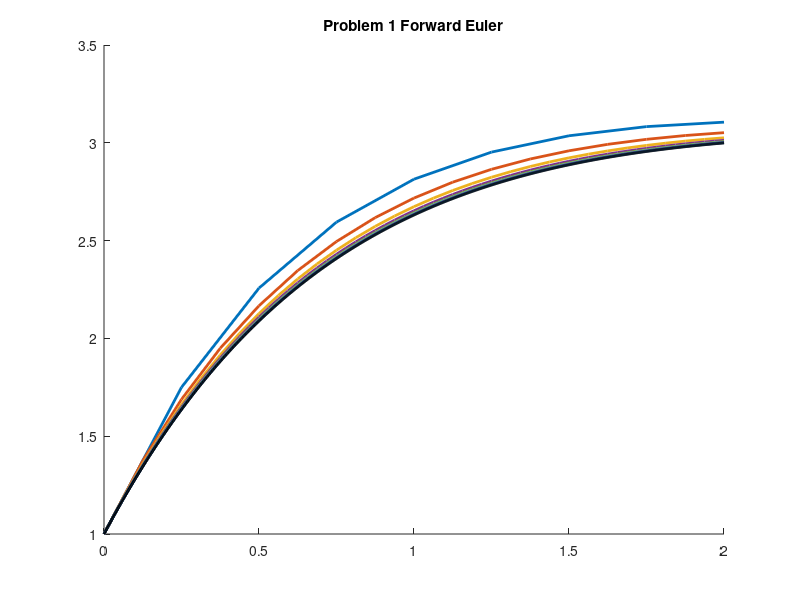

This chart was generated by the following MATLAB code: (Note: this script raises an error after producing the figure.)
function main()
    N_values = [8, 16, 32, 64, 128, 256, 512, 1024];

    T = 2;

    figure(1); hold on
    
    for i = 1:length(N_values)
        N = N_values(i);
     
        [t, y_fe, y_ex] = run(N, T);
        plot(t, y_fe,'linewidth', 2);
        y_fe(end);%To get correct answer for part b, must replace one of the N values with 64 to get a k of 1/32. Otherwise, the N values are 32, 128
        error = y_fe(end) - 3;
        error 
    end
    % Plot exact solution
    plot(t, y_ex, 'k-', 'linewidth', 2);
    title("Problem 1 Forward Euler")
    subtitle("Numerical Result for k=1/16 and k=1/32")
    xlabel('t'); ylabel('y(t)');
    legend('k = 1/16', 'k = 1/32', 'Exact solution');
    %t(end)
    %y_fe(end)
    
   
    hold off
end

function [t, y_fe, y_be, y_ex] = run(N, T)
    k = T/N;
    t = 0:k:T;
    y_fe = zeros(1, N+1);
    y_be = zeros(1, N+1);
    y_fe(1) = 1;
    y_be(1) = 1;

    for n = 1:N
        y_fe(n+1) = y_fe(n) + k * (3 + exp(-t(n)) - y_fe(n));
        y_be(n+1) = (y_be(n) + 3 * k + k * exp(-t(n+1))) / (1 + k);
    end
    y_ex =@(x) t.*exp(-t) -2.*exp(-t) + 3;

end


